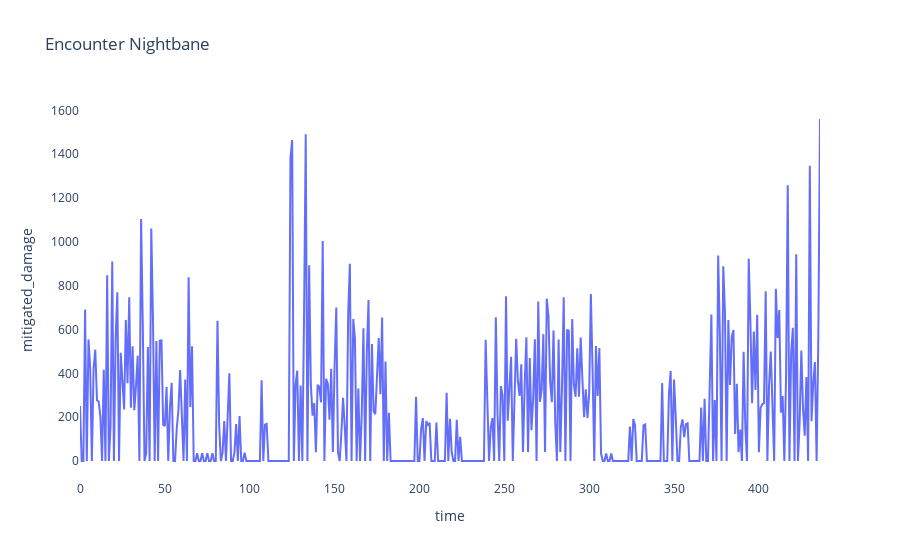

The code cell stored with this chart in its notebook:
### Markdown cell above
<center>
<span style="color:MediumSeaGreen;">
<span style="font-family:Brush Script MT;">
<font size="8"> Damage Per Second (Source)
</font>
</span>
</span>
</center>

### Code cell
import datetime

def transform_time(x) -> float:
    x = str(x)
    if '.' not in x: x += '.0'
    return datetime.datetime.strptime(x,'%Y-%m-%d %H:%M:%S.%f').timestamp()*1000

def time_in_combat(starts:str,y:str):
    return transform_time(y) - transform_time(starts)

@set_clock
def damage_dealt_table(encounter_name:str,source_name:str,df:pd.DataFrame):
    data = df.loc[(df.encounter == f'{encounter_name}') & (df.source == f'{source_name}')]
    starts = data["combat_time"].iloc[0]
    data["combat_time"] = data["combat_time"].apply(lambda x:time_in_combat(starts,x))/1e3
    bins = np.arange(0,round(data["combat_time"].iloc[-1]),1)
    data["time_interval"] = pd.cut(data["combat_time"],bins=bins,include_lowest=True)
    data = data[["mitigated_damage","time_interval"]].groupby("time_interval").sum()
    return data

dmg = damage_dealt_table("Nightbane","Lollitta",df)
dmg["time"] = np.arange(0,len(dmg),1)
fig = px.line(dmg, x = "time" , y = "mitigated_damage",title="Encounter Nightbane")
fig.update_layout(
    plot_bgcolor="white"
)
fig.show()

### Figure 1 — Plotly figure (JSON) as saved in the notebook; plotly's stock layout.template omitted (floating-point values rounded to 4 significant figures; data arrays with more than 128 entries replaced by an {"elided": "..."} marker saying what was removed)
{"data": [{"hovertemplate": "time=%{x}<br>mitigated_damage=%{y}<extra></extra>", "legendgroup": "", "line": {"color": "#636efa", "dash": "solid"}, "marker": {"symbol": "circle"}, "mode": "lines", "name": "", "orientation": "v", "showlegend": false, "type": "scatter", "x": {"elided": "437 int values"}, "xaxis": "x", "y": {"elided": "437 int values"}, "yaxis": "y"}], "layout": {"legend": {"tracegroupgap": 0}, "plot_bgcolor": "white", "title": {"text": "Encounter Nightbane"}, "xaxis": {"anchor": "y", "domain": [0, 1], "title": {"text": "time"}}, "yaxis": {"anchor": "x", "domain": [0, 1], "title": {"text": "mitigated_damage"}}}}
